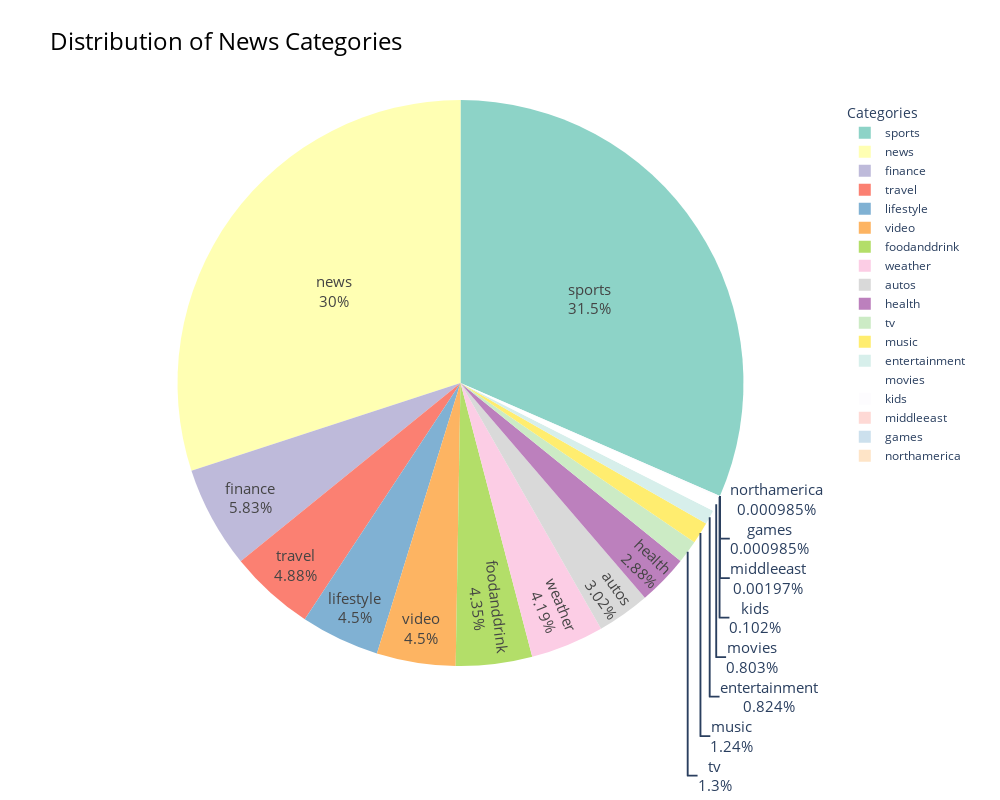

The code cell stored with this chart in its notebook:
### Code cell
#distribution of news categories
category_counts = df['News Category'].value_counts().reset_index()
category_counts.columns = ['News Category', 'Count']

fig = px.pie(category_counts, values='Count', names='News Category', 
             title='Distribution of News Categories',
             color_discrete_sequence=px.colors.qualitative.Set3)
fig.update_traces(textinfo='percent+label', textfont_size=15)
fig.update_layout(title_font_size=24, title_font_color='black', legend_title_text='Categories', width=1000, height=800)
fig.show()

### Figure 1 — Plotly figure (JSON) as saved in the notebook; plotly's stock layout.template omitted (floating-point values rounded to 4 significant figures)
{"data": [{"domain": {"x": [0, 1], "y": [0, 1]}, "hovertemplate": "News Category=%{label}<br>Count=%{value}<extra></extra>", "labels": ["sports", "news", "finance", "travel", "lifestyle", "video", "foodanddrink", "weather", "autos", "health", "tv", "music", "entertainment", "movies", "kids", "middleeast", "games", "northamerica"], "legendgroup": "", "name": "", "showlegend": true, "textfont": {"size": 15}, "textinfo": "percent+label", "type": "pie", "values": [32020, 30478, 5916, 4955, 4570, 4569, 4418, 4255, 3071, 2929, 1323, 1263, 837, 815, 104, 2, 1, 1]}], "layout": {"height": 800, "legend": {"title": {"text": "Categories"}, "tracegroupgap": 0}, "piecolorway": ["rgb(141,211,199)", "rgb(255,255,179)", "rgb(190,186,218)", "rgb(251,128,114)", "rgb(128,177,211)", "rgb(253,180,98)", "rgb(179,222,105)", "rgb(252,205,229)", "rgb(217,217,217)", "rgb(188,128,189)", "rgb(204,235,197)", "rgb(255,237,111)"], "title": {"font": {"color": "black", "size": 24}, "text": "Distribution of News Categories"}, "width": 1000}}
